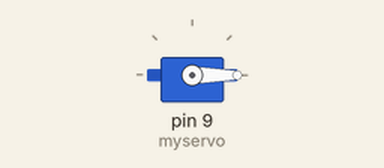
Recording of a sketch running on a simulated Arduino Uno, built with avr-gcc and run on an emulated ATmega328P. On the bench: servo.

Above: at 0.05 s.
At 2.05 s:
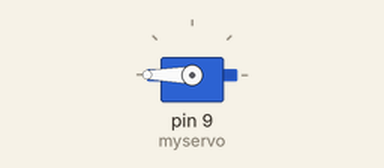
At 4.0 s:
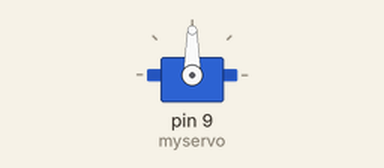
Timing chart, 0 to 5.2 s (numbered marks = the images above):
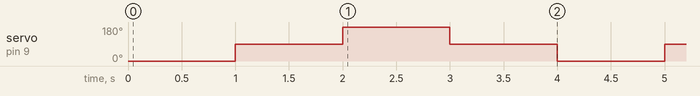

Measured:
- by itself, servo on pin 9 (myservo): repeats every 4.0 s: 180° 1.0 s, 90° 1.0 s, 0° 1.0 s, 90° 1.0 s

The sketch:

Sample_Serbo.ino
```cpp
#include <Servo.h>

Servo myservo;//Servoオブジェクトの宣言

void setup() {
  myservo.attach(9);//servo変数をピンに割り当てる、ここでは9番ピン
  myservo.write(90);//角度を指定、ここでは90度

}

void loop() {
  myservo.write(0);
  delay(1000);
  myservo.write(90);
  delay(1000);
  myservo.write(180);
  delay(1000);
  myservo.write(90);
  delay(1000);

}
```
